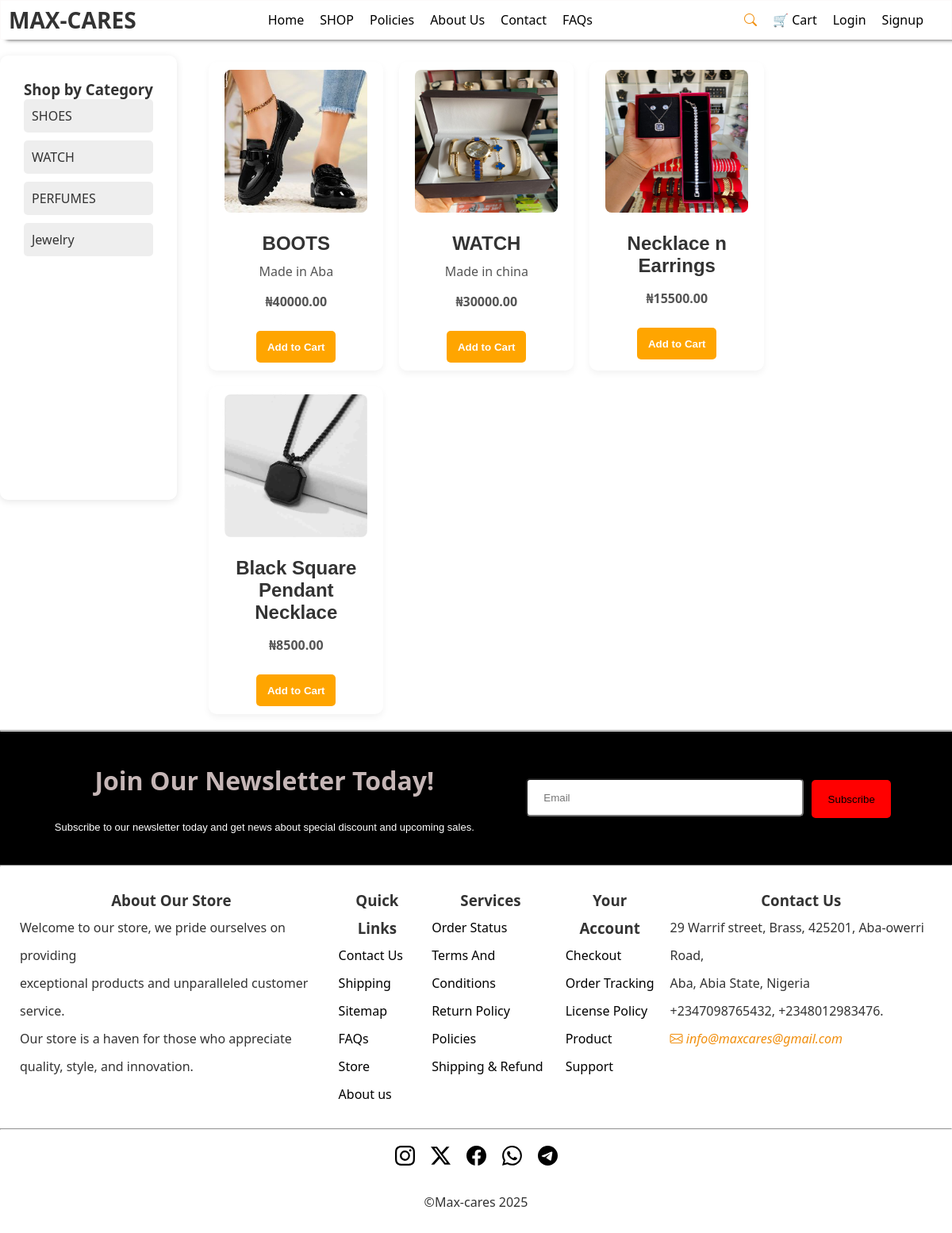
Page /product_list/ on the committed database.
### Store/models.py (models this page shows, shortened)
class Category(models.Model):
    name = models.CharField(max_length=100)
    slug = models.SlugField(unique=True)

class Product(models.Model):
    name = models.CharField(max_length=200)
    price = models.DecimalField(max_digits=10, decimal_places=2)
    category = models.ForeignKey(Category, on_delete=models.SET_NULL, null=True, blank=True, related_name='products')
    digital = models.BooleanField(default=False)
    image = models.ImageField(upload_to='media/', blank=True, null=True)
    description = models.TextField(blank=True, null=True)
    quantity = models.PositiveIntegerField(default=1)

### Store/views.py (the view)
# urls.py: path('product_list/', views.product_list, name='product_list'),
def product_list(request):
    category_slug = request.GET.get('category')
    products = Product.objects.all()
    categories = Category.objects.all()
    if category_slug:
        products = products.filter(category__slug=category_slug)
    context = {
        'products': products,
        'categories': categories,
        'active_category': category_slug
    }
    return render(request, 'store/product_list.html', context)

### Store/context_processors.py (called while the page is built)
def cart_item_count(request):
    cart = request.session.get('cart', {})
    total_items = sum(cart.values())
    return {'cart_item_count': total_items}

### templates/store/product_list.html (shortened to what this page needs)
{% extends 'store/main.html' %}
{% load static %}
{% block content %}
<div class="product-container">
    <div class="sidebar">
        <h3>Shop by Category</h3>
        <ul class="category-list">
            {% for category in categories %}
                <li class="{% if category.slug == active_category %}active{% endif %}">
                    <a href="{% url 'product_list' %}?category={{ category.slug }}">{{ category.name }}</a>
                </li>
            {% endfor %}
        </ul>
    </div>
    <div class="content">
        <h2 class="page-title">Products</h2>
        <div class="product-grid">
            {% for product in products %}
            <div class="product-card">
                {% if product.image %}
                <img src="{{ product.image.url }}" alt="{{ product.name }}">
                {% else %}
                <img src="{% static 'default.png' %}" alt="No image">
                {% endif %}
                <h2>{{ product.name }}</h2>
                <p>{{ product.description }}</p>
                <p><strong>₦{{ product.price }}</strong></p>
                <button data-product="{{product.id}}" data-action="add" class="btn btn-outline-secondary add-btn update-cart" id="btn">Add to Cart</button>
            </div>
            {% endfor %}
        </div>
    </div>
    <div class="cart-summary">
        <span>Cart: <span id="cart-count">0</span> items</span>
    </div>
</div>
{% endblock %}

### static/css/style.css (style rules this page uses)
* { margin: 0; box-sizing: border-box; list-style-type: none; text-decoration: none; }
a { color: black; }

### static/css/login.css (style rules this page uses)
a { text-decoration: none; color: black; }

### static/css/customer_dashboard.css (style rules this page uses)
.sidebar { width: 200px; background-color: #f5f5f5; padding: 20px; border-radius: 8px; }
.sidebar ul { list-style-type: none; padding: 0; }

### static/css/product_list.css (style rules this page uses)
.product-grid { display: grid; grid-template-columns: repeat(auto-fill, minmax(200px, 1fr)); gap: 1.5rem; padding: 20px; }
.product-card { border-radius: 10px; overflow: hidden; padding: 10px; text-align: center; background-color: #fff; box-shadow: 0 4px 8px rgba(0, 0, 0, 0.05); transition: transform 0.2s ease-in-out; width: 220px; }
#btn { background-color:orange; color: white; border: none; padding: 9px; cursor: pointer; border-radius: 5px; margin-top: 10px; }
.sidebar { margin-top: 50px; ; width: 20%; position: sticky; padding: 30px; background-color: #fff; border-radius: 10px; margin-right: 20px; height: 70vh; margin-top: 70px; box-shadow: 0 2px 10px rgba(0,0,0,0.1); }
.content { width: 80%; }
.product-grid { display: flex; flex-wrap: wrap; gap: 20px; }
.product-card img { max-width: 100%; width: 90%; height:180px; border-radius: 8px; }
.btn { background-color: #007bff; color: white; border: none; padding: 8px 15px; border-radius: 5px; cursor: pointer; }
.category-list li { list-style: none; margin-bottom: 10px; }
.category-list li a { text-decoration: none; color: #333; }
.product-card p { font-size: 1rem; margin-bottom: 1rem; color: #555; }
.product-card button { background-color: #007bff; border: none; padding: 0.5rem 1rem; border-radius: 8px; color: green; font-weight: bold; cursor: pointer; transition: background-color 0.2s ease-in-out; }
.category-list { list-style: none; padding: 0; margin: 0; }
.category-list li { margin-bottom: 10px; }
.category-list li a { display: block; padding: 10px; background-color: #eee; color: #333; text-decoration: none; border-radius: 5px; transition: background-color 0.3s ease; }
.product-container { display: flex; }

### static/css/checkout.css (style rules this page uses)
* { margin: 3px 0; padding: 0 3px; box-sizing: border-box; }
body { background-color: #e8f3f8; }
.btn { width: 67%; height: 6vh; border: 0px; border-radius: 8px; margin-top: 20px; background-color: rgb(255, 51, 0); cursor: pointer; color: white; }

### static/css/card_payment.css (style rules this page uses)
body { background-color: #e8f3f8; }
h2 { margin-bottom: 10px; }

### static/css/paypal_payment.css (style rules this page uses)
body { background-color: #e8f3f8; }
h2 { text-align: center; margin-top: 20px; font-family: 'Franklin Gothic Medium', 'Arial Narrow', Arial, sans-serif; }

### static/css/about_us.css (style rules this page uses)
* { padding: 0px; margin: 0px; text-decoration: none; }

### static/css/cart.css (style rules this page uses)
body { font-family: 'Segoe UI', Tahoma, Geneva, Verdana, sans-serif; background-color: #f7f8fa; margin: 0; color: #333; padding: 0; }

### static/css/shoes.css (style rules this page uses)
* { margin: 0; padding: 0; }
body { background-color: white; }
.btn { width: 50%; height: 5vh; background-color: rgb(255, 153, 0); border: 0px; border-radius: 5px; }

### rows in the picture
Category: name "SHOES"
Category: name "WATCH"
Category: name "PERFUMES"
Category: name "Jewelry"
Product: image (picture), name "BOOTS", description "Made in Aba", price "40000.00"
Product: image (picture), name "WATCH", description "Made in china", price "30000.00"
Product: image (picture), name "Necklace n Earrings", price "15500.00"
Product: image (picture), name "Black Square Pendant Necklace", price "8500.00"
